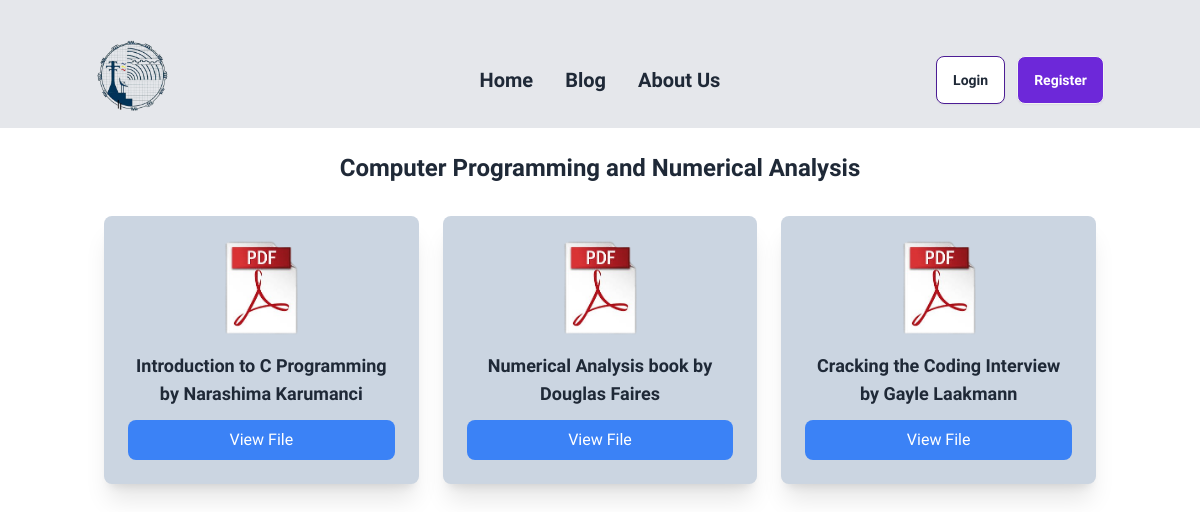
Screenshot of /documents/3/ with the database file from the repository.
### courses/models.py (models this page shows, shortened)
class Course(models.Model):
    name = models.CharField(max_length=200)
    code = models.CharField(max_length=20)
    semester = models.ForeignKey(Semester, on_delete=models.CASCADE, related_name='courses')

### documents/models.py (models this page shows, shortened)
class Document(models.Model):
    title = models.CharField(max_length=200)
    description = models.TextField()
    files = models.FileField(upload_to='documents/', max_length=100, blank=True)
    uploaded_at = models.DateTimeField(auto_now_add=True)
    course = models.ForeignKey(Course, on_delete=models.CASCADE, related_name='documents', default=1)

### documents/views.py (the view)
# urls.py: path('<int:course_id>/', views.document_list, name='document_list'),
def document_list(request, course_id):
    course = get_object_or_404(Course, id=course_id)
    documents = course.documents.all()
    return render(request, 'documents/document_list.html', {'course': course, 'documents': documents})

### documents/templates/documents/document_list.html
{% extends 'base1.html' %}
{% load static %}
{% block content %}
<h2 class="text-2xl font-bold text-center my-6 mb-8"> {{ course.name }}</h2>
<div class="container mx-auto px-4">
    <div class="grid grid-cols-1 sm:grid-cols-2 md:grid-cols-3 lg:grid-cols-3 gap-6">
        {% for document in documents %}
            <div class="bg-slate-300 shadow-xl rounded-lg p-6 w-full max-w-xs mx-auto transform hover:scale-105 transition duration-300">
                <div class="flex justify-center mb-4">
                    <img class="w-24 h-24" src="{% static 'image/pdf.png' %}" alt="PDF Icon">
                </div>
                <h5 class="text-lg font-semibold mb-3 text-gray-800 text-center">{{ document.title }}</h5>
                {% if document.files %}
                    <a href="{{ document.files.url }}"
                       class="block text-center bg-blue-500 text-white px-4 py-2 rounded-lg hover:bg-blue-600 transition duration-300"
                       target="_blank">
                        View File
                    </a>
                {% endif %}
            </div>
        {% endfor %}
    </div>
</div>
{% endblock %}

### templates/base1.html (style rules this page uses)
.sora-font { font-family: "Sora", serif; font-optical-sizing: auto; }

### rows the page displays
Course: name "Computer Programming and Numerical Analysis"
Document: title "Introduction to C Programming by Narashima Karumanci"
Document: title "Numerical Analysis book by Douglas Faires"
Document: title "Cracking the Coding Interview by Gayle Laakmann"
